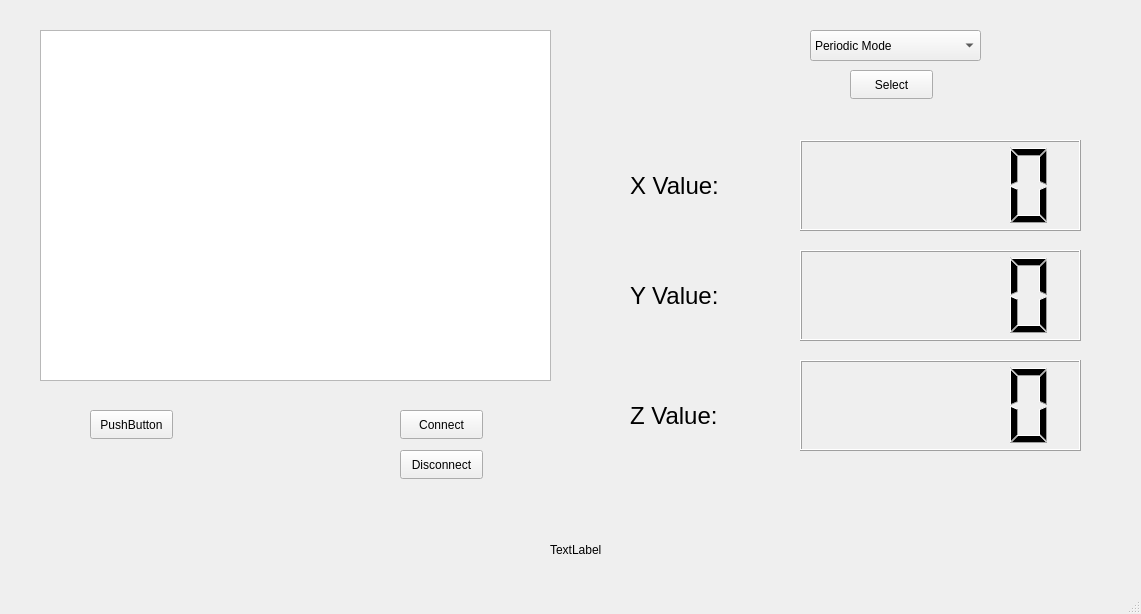
<?xml version="1.0" encoding="UTF-8"?>
<ui version="4.0">
 <class>MainWindow</class>
 <widget class="QMainWindow" name="MainWindow">
  <property name="geometry">
   <rect>
    <x>0</x>
    <y>0</y>
    <width>1141</width>
    <height>614</height>
   </rect>
  </property>
  <property name="windowTitle">
   <string>MainWindow</string>
  </property>
  <widget class="QWidget" name="centralwidget">
   <widget class="QTextBrowser" name="textBrowser">
    <property name="geometry">
     <rect>
      <x>40</x>
      <y>30</y>
      <width>511</width>
      <height>351</height>
     </rect>
    </property>
   </widget>
   <widget class="QPushButton" name="pushButton">
    <property name="geometry">
     <rect>
      <x>90</x>
      <y>410</y>
      <width>83</width>
      <height>29</height>
     </rect>
    </property>
    <property name="text">
     <string>PushButton</string>
    </property>
   </widget>
   <widget class="QLabel" name="label">
    <property name="geometry">
     <rect>
      <x>630</x>
      <y>160</y>
      <width>111</width>
      <height>51</height>
     </rect>
    </property>
    <property name="font">
     <font>
      <pointsize>18</pointsize>
     </font>
    </property>
    <property name="text">
     <string>X Value: </string>
    </property>
   </widget>
   <widget class="QLCDNumber" name="x_value">
    <property name="geometry">
     <rect>
      <x>800</x>
      <y>140</y>
      <width>281</width>
      <height>91</height>
     </rect>
    </property>
   </widget>
   <widget class="QLCDNumber" name="y_value">
    <property name="geometry">
     <rect>
      <x>800</x>
      <y>250</y>
      <width>281</width>
      <height>91</height>
     </rect>
    </property>
   </widget>
   <widget class="QLabel" name="label_2">
    <property name="geometry">
     <rect>
      <x>630</x>
      <y>260</y>
      <width>121</width>
      <height>71</height>
     </rect>
    </property>
    <property name="font">
     <font>
      <pointsize>18</pointsize>
     </font>
    </property>
    <property name="text">
     <string>Y Value: </string>
    </property>
   </widget>
   <widget class="QLCDNumber" name="z_value">
    <property name="geometry">
     <rect>
      <x>800</x>
      <y>360</y>
      <width>281</width>
      <height>91</height>
     </rect>
    </property>
   </widget>
   <widget class="QLabel" name="label_3">
    <property name="geometry">
     <rect>
      <x>630</x>
      <y>380</y>
      <width>141</width>
      <height>71</height>
     </rect>
    </property>
    <property name="font">
     <font>
      <pointsize>18</pointsize>
     </font>
    </property>
    <property name="text">
     <string>Z Value: </string>
    </property>
   </widget>
   <widget class="QLabel" name="label_4">
    <property name="geometry">
     <rect>
      <x>550</x>
      <y>540</y>
      <width>451</width>
      <height>20</height>
     </rect>
    </property>
    <property name="text">
     <string>TextLabel</string>
    </property>
   </widget>
   <widget class="QPushButton" name="pushButton_2">
    <property name="geometry">
     <rect>
      <x>400</x>
      <y>410</y>
      <width>83</width>
      <height>29</height>
     </rect>
    </property>
    <property name="text">
     <string>Connect</string>
    </property>
   </widget>
   <widget class="QPushButton" name="pushButton_3">
    <property name="geometry">
     <rect>
      <x>400</x>
      <y>450</y>
      <width>83</width>
      <height>29</height>
     </rect>
    </property>
    <property name="text">
     <string>Disconnect</string>
    </property>
   </widget>
   <widget class="QComboBox" name="comboBox">
    <property name="geometry">
     <rect>
      <x>810</x>
      <y>30</y>
      <width>171</width>
      <height>31</height>
     </rect>
    </property>
    <item>
     <property name="text">
      <string>Periodic Mode</string>
     </property>
    </item>
    <item>
     <property name="text">
      <string>Capture Mode</string>
     </property>
    </item>
   </widget>
   <widget class="QPushButton" name="pushButton_4">
    <property name="geometry">
     <rect>
      <x>850</x>
      <y>70</y>
      <width>83</width>
      <height>29</height>
     </rect>
    </property>
    <property name="text">
     <string>Select</string>
    </property>
   </widget>
  </widget>
  <widget class="QMenuBar" name="menubar">
   <property name="geometry">
    <rect>
     <x>0</x>
     <y>0</y>
     <width>1141</width>
     <height>25</height>
    </rect>
   </property>
  </widget>
  <widget class="QStatusBar" name="statusbar"/>
 </widget>
 <resources/>
 <connections/>
</ui>
